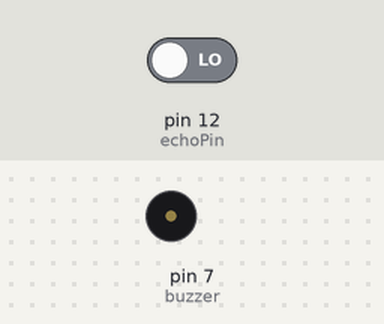
A sketch run on a simulated Arduino Uno, built with avr-gcc and run on an emulated ATmega328P. Shown: buzzer (waves = sounding, pin HIGH). Inputs (shaded band) come from the test bench; at power-on: pin 12 (echoPin) LOW. Pins used as bus, display or sensor lines are not drawn; what the sketch prints to the serial monitor is not drawn.

Above: at 5.8 s.
Timing chart, 0 to 15.1 s (numbered marks = the images above):
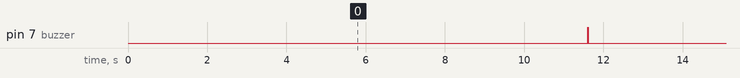

The sketch:

sketch_oct31a.ino
```cpp
#include <SimpleTimer.h>
SimpleTimer timer;
int distance;
int trigPin = 11;
int echoPin = 12;
int buzzer = 7;
int settime;
int i;

void setup() {
  // put your setup code here, to run once:
  Serial.begin(9600);
  pinMode(trigPin, OUTPUT);
  pinMode(echoPin, INPUT);
  pinMode(buzzer, OUTPUT);
}

void loop() {
  // put your main code here, to run repeatedly:
  digitalWrite(buzzer,LOW);
  digitalWrite(trigPin, HIGH);//거리 보내기
  delay(100);
  digitalWrite(trigPin, LOW);

  distance = pulseIn(echoPin, HIGH)/58;//거리 받아오기

  Serial.print("\nDistance: ");
  Serial.print(distance);//출력
  Serial.print("cm\n");
  settime = 0;
  if( distance <= 100){
    for(i = 0; i<5; i++){
      settime = settime+1;//시간초 세기
      delay(1000);//1초
      digitalWrite(trigPin, HIGH);
      delay(100);
      digitalWrite(trigPin, LOW);
      distance = pulseIn(echoPin, HIGH)/58;
      Serial.print(distance);
      if(distance >= 100){
        break;//100이상이면 나가기
      }
    }
  }
  Serial.print(settime);
  if (distance <= 100 && settime == 5){//5초 동안 100이하이면 부저 울리기
    digitalWrite(buzzer,HIGH);
  }
  delay(10);
 }
```

Measured:
- by itself, pin 7 (buzzer): alternates HIGH for 0.01 s and LOW for 11.6 s
